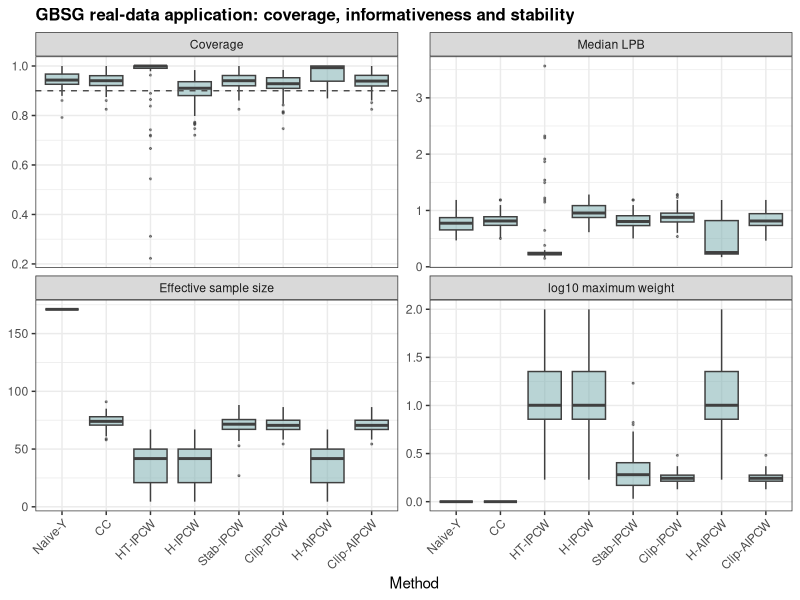

Write the R code that produced this figure.
suppressPackageStartupMessages({
  library(ggplot2)
})

TEAL <- "#80B1B3"

g <- read.csv("results/gbsg/gbsg_realdata_raw_R100.csv")

cat("Rows in GBSG raw file:", nrow(g), "\n")
cat("Methods in GBSG raw file:\n")
print(table(g$method, useNA = "ifany"))

method_order <- c("Naive-Y", "CC", "HT-IPCW", "H-IPCW",
                  "Stab-IPCW", "Clip-IPCW", "H-AIPCW", "Clip-AIPCW")

g$method <- factor(g$method, levels = method_order)

# Map actual GBSG column names to plotting variables
plot_df <- data.frame(
  method = g$method,
  Coverage = as.numeric(g$coverage_ipcw_hajek),
  `Median LPB` = as.numeric(g$median_lpb),
  `Effective sample size` = as.numeric(g$effective_sample_size),
  `log10 maximum weight` = log10(pmax(as.numeric(g$max_raw_weight), 1)),
  check.names = FALSE
)

gbsg_long <- reshape(
  plot_df,
  varying = c("Coverage", "Median LPB", "Effective sample size", "log10 maximum weight"),
  v.names = "value",
  timevar = "metric",
  times = c("Coverage", "Median LPB", "Effective sample size", "log10 maximum weight"),
  direction = "long"
)

gbsg_long <- gbsg_long[is.finite(gbsg_long$value) & !is.na(gbsg_long$method), ]
gbsg_long$metric <- factor(
  gbsg_long$metric,
  levels = c("Coverage", "Median LPB", "Effective sample size", "log10 maximum weight")
)

cat("Rows after filtering:", nrow(gbsg_long), "\n")
cat("Rows by metric:\n")
print(table(gbsg_long$metric))

p <- ggplot(gbsg_long, aes(x = method, y = value)) +
  geom_boxplot(outlier.size = 0.4, fill = TEAL, alpha = 0.55, colour = "grey25") +
  geom_hline(
    data = data.frame(metric = factor("Coverage", levels = levels(gbsg_long$metric)),
                      yintercept = 0.90),
    aes(yintercept = yintercept),
    linetype = "dashed",
    colour = "grey30"
  ) +
  facet_wrap(~ metric, scales = "free_y", ncol = 2) +
  labs(
    title = "GBSG real-data application: coverage, informativeness and stability",
    x = "Method",
    y = NULL
  ) +
  theme_bw(base_size = 11) +
  theme(
    axis.text.x = element_text(angle = 45, hjust = 1),
    plot.title = element_text(face = "bold", size = 12)
  )

ggsave("figures/gbsg_panels.png", p, width = 9, height = 6, dpi = 200)

cat("GBSG figure written to figures/gbsg_panels.png\n")
